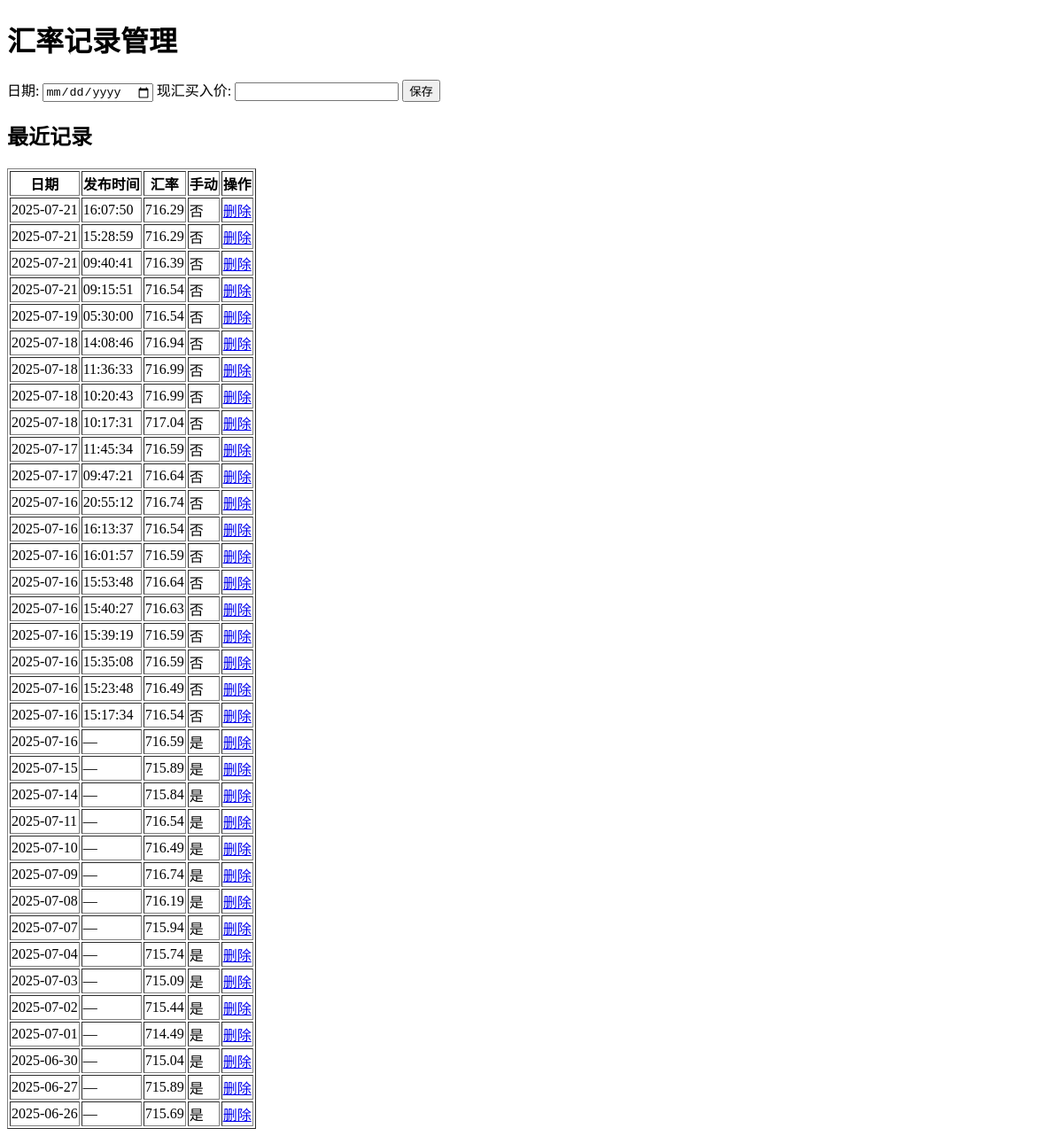
/admin, run on an earlier commit of the app's database.
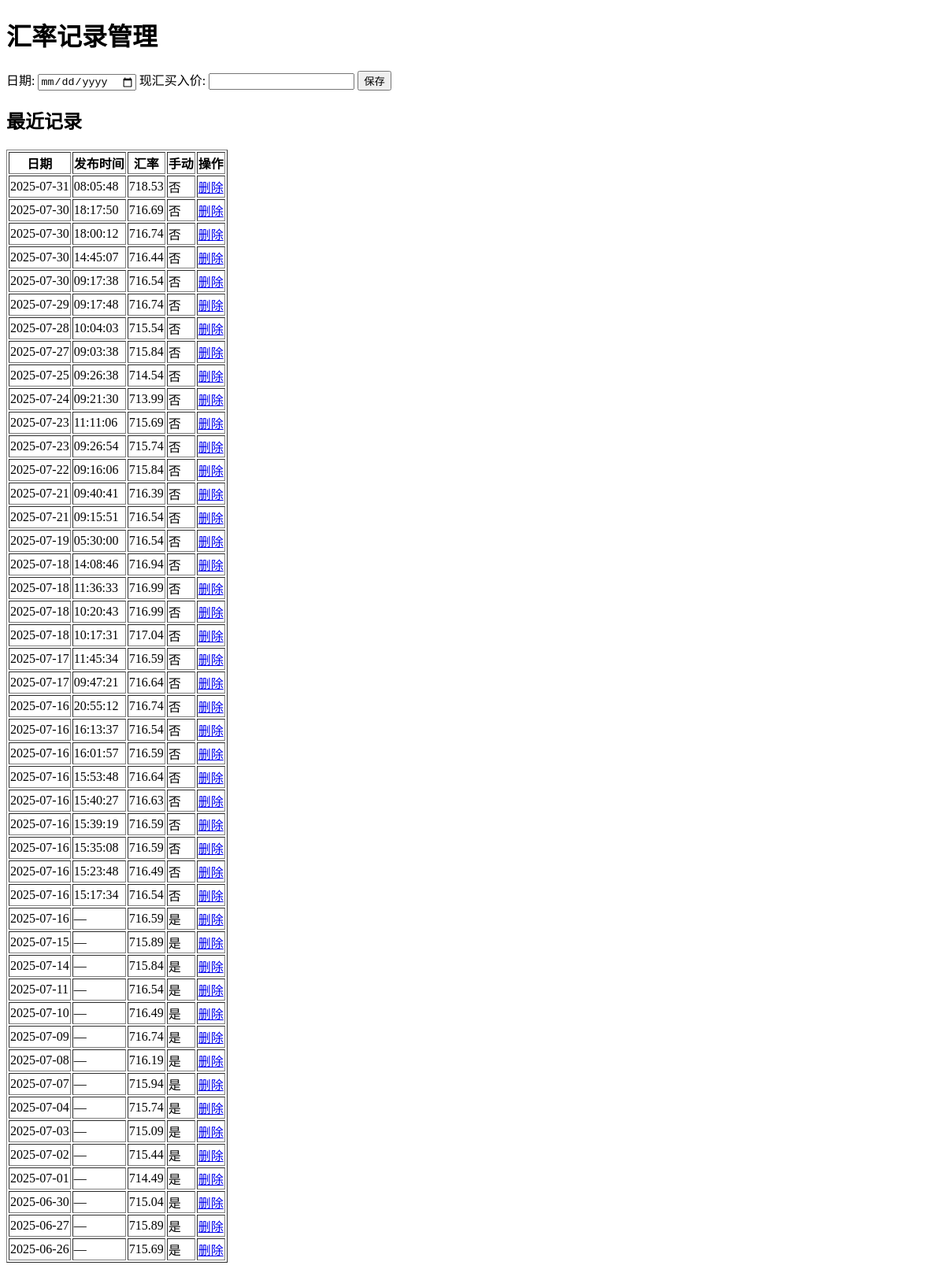
And on a later commit of the database.
### tables this page shows
CREATE TABLE rates (
    id INTEGER PRIMARY KEY AUTOINCREMENT,
    date TEXT,
    pub_time TEXT,
    rate REAL,
    manual_flag INTEGER DEFAULT 0
);

### app.py (the view)
@app.route('/admin', methods=['GET'])
def admin():
    conn = sqlite3.connect(app.config['DB_PATH'])
    c = conn.cursor()
    c.execute('SELECT id, date, pub_time, rate, manual_flag FROM rates ORDER BY date DESC, pub_time DESC')
    rows = c.fetchall()
    conn.close()
    return render_template('admin.html', rows=rows)

### templates/admin.html
<!DOCTYPE html>
<html lang="zh-CN">
<head><meta charset="UTF-8"><title>后台管理</title></head>
<body>
  <h1>汇率记录管理</h1>
  <form method="post">
    日期: <input type="date" name="date" required>
    现汇买入价: <input type="number" step="0.0001" name="rate" required>
    <button>保存</button>
  </form>
  <h2>最近记录</h2>
  <table border="1">
    <tr><th>日期</th><th>发布时间</th><th>汇率</th><th>手动</th><th>操作</th></tr>
    {% for id,d,pt,r,m in rows %}
    <tr>
      <td>{{ d }}</td>
      <td>{{ pt if pt else '—' }}</td>
      <td>{{ r }}</td>
      <td>{{ '是' if m else '否' }}</td>
      <td><a href="/admin/delete/{{ id }}" onclick="return confirm('确认删除?')">删除</a></td>
    </tr>
    {% endfor %}
  </table>
</body>
</html>

What changed in the data, as far as the page shows it:
added rates: date "2025-07-31", pub_time "08:05:48", rate "718.53", manual_flag "否"
added rates: date "2025-07-30", pub_time "18:17:50", rate "716.69", manual_flag "否"
added rates: date "2025-07-30", pub_time "18:00:12", rate "716.74", manual_flag "否"
added rates: date "2025-07-30", pub_time "14:45:07", rate "716.44", manual_flag "否"
added rates: date "2025-07-30", pub_time "09:17:38", rate "716.54", manual_flag "否"
added rates: date "2025-07-29", pub_time "09:17:48", rate "716.74", manual_flag "否"
added rates: date "2025-07-28", pub_time "10:04:03", rate "715.54", manual_flag "否"
added rates: date "2025-07-27", pub_time "09:03:38", rate "715.84", manual_flag "否"
added rates: date "2025-07-25", pub_time "09:26:38", rate "714.54", manual_flag "否"
added rates: date "2025-07-24", pub_time "09:21:30", rate "713.99", manual_flag "否"
added rates: date "2025-07-23", pub_time "11:11:06", rate "715.69", manual_flag "否"
changed rates (number 12 of 46 on the later page): date "2025-07-21" → "2025-07-23"; pub_time "16:07:50" → "09:26:54"; rate "716.29" → "715.74"
changed rates (number 13 of 46 on the later page): date "2025-07-21" → "2025-07-22"; pub_time "15:28:59" → "09:16:06"; rate "716.29" → "715.84"
